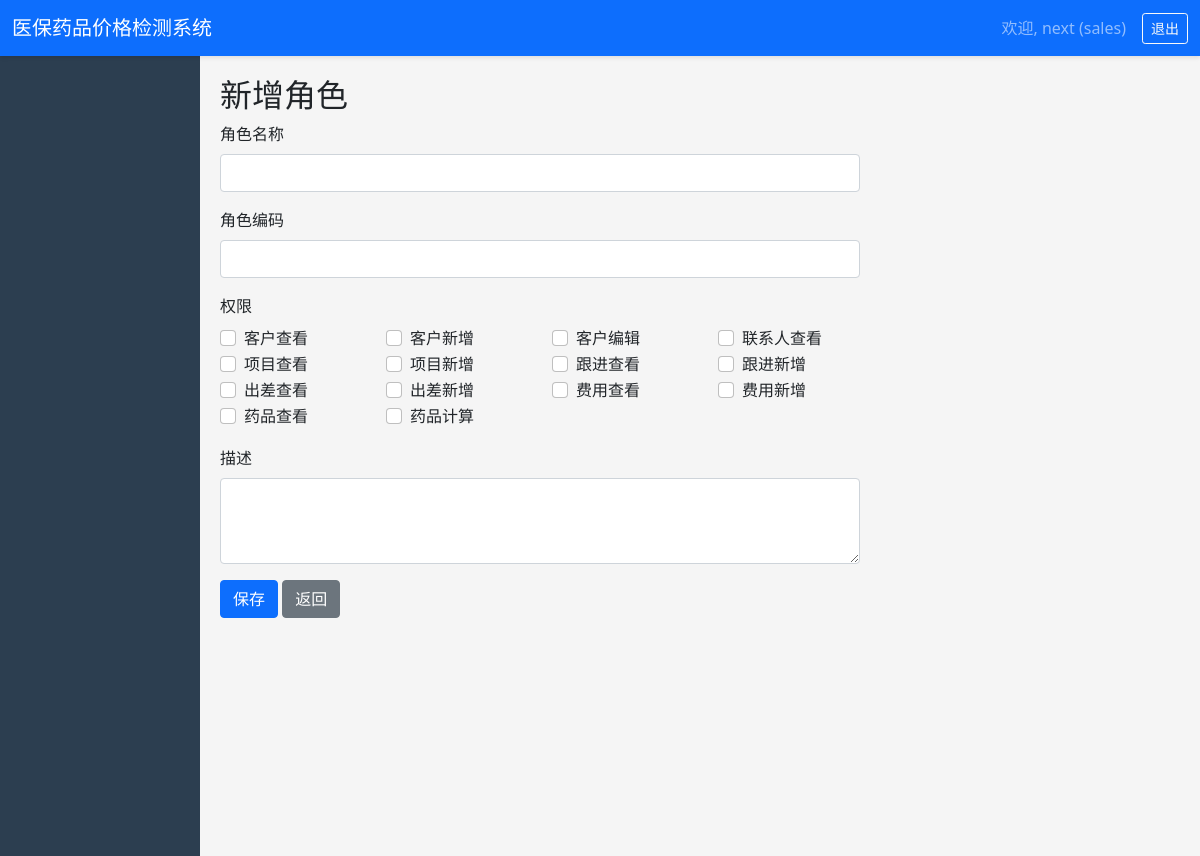
/system/roles/create/ (signed in), run on the app's committed database.
### core/models.py (models this page shows, shortened)
class User(AbstractUser):
    USER_TYPE_CHOICES = [
        ('admin', '系统管理员'),
        ('supervisor', '药事所监督科'),
        ('drug_section', '药事所药品科'),
        ('pharmacy', '药店'),
        ('company', '药企'),
        ('district', '区县医保局'),
    ]
    user_type = models.CharField(max_length=20, choices=USER_TYPE_CHOICES, verbose_name='用户类型')
    phone = models.CharField(max_length=20, blank=True, verbose_name='联系电话')
    department = models.ForeignKey('Department', on_delete=models.SET_NULL, null=True, blank=True, related_name='users')
    organization = models.CharField(max_length=200, blank=True, verbose_name='所属机构')
    medical_insurance_code = models.CharField(max_length=50, blank=True, verbose_name='医保编码')
    class Meta:
        verbose_name = '用户'
        verbose_name_plural = '用户'

class Permission(models.Model):
    name = models.CharField(max_length=50, verbose_name='权限名称')
    code = models.CharField(max_length=50, unique=True, verbose_name='权限编码')
    module = models.CharField(max_length=50, verbose_name='所属模块')
    description = models.TextField(blank=True, verbose_name='描述')
    class Meta:
        verbose_name = '权限'
        verbose_name_plural = '权限'

### core/views.py (the view, shortened to what this page needs)
# urls.py: path('system/roles/create/', v.role_create, name='role_create'),
@login_required
def role_create(request):
    permissions = Permission.objects.all()
    return render(request, 'core/system/role_form.html', {'permissions': permissions})

### templates/core/system/role_form.html (shortened to what this page needs)
{% extends 'core/base.html' %}
{% block content %}
<h2>{% if role %}编辑{% else %}新增{% endif %}角色</h2>
<form method="post" class="col-md-8">
    <div class="mb-3">
        <label class="form-label">角色名称</label>
        <input type="text" name="name" class="form-control" required>
    </div>
    <div class="mb-3">
        <label class="form-label">角色编码</label>
        <input type="text" name="code" class="form-control" required>
    </div>
    <div class="mb-3">
        <label class="form-label">权限</label>
        <div class="row">
            {% for perm in permissions %}
            <div class="col-md-3">
                <div class="form-check">
                    <input class="form-check-input" type="checkbox" name="permissions" value="{{ perm.id }}" id="perm{{ perm.id }}">
                    <label class="form-check-label" for="perm{{ perm.id }}">{{ perm.name }}</label>
                </div>
            </div>
            {% endfor %}
        </div>
    </div>
    <div class="mb-3">
        <label class="form-label">描述</label>
        <textarea name="description" class="form-control" rows="3"></textarea>
    </div>
    <button type="submit" class="btn btn-primary">保存</button>
    <a href="{% url 'role_list' %}" class="btn btn-secondary">返回</a>
</form>
{% endblock %}

### templates/core/base.html (shortened to what this page needs)
<!DOCTYPE html>
<html lang="zh-CN">
<head>
    <link href="https://cdn.jsdelivr.net/npm/bootstrap@5.1.3/dist/css/bootstrap.min.css" rel="stylesheet">
</head>
<body>
    {% if user.is_authenticated %}
    <nav class="navbar navbar-expand-lg navbar-dark bg-primary">
        <div class="container-fluid">
            <a class="navbar-brand" href="{% url 'dashboard' %}">医保药品价格检测系统</a>
            <div class="collapse navbar-collapse">
                <span class="navbar-text me-3">
                    欢迎, {{ user.username }} ({{ user.get_user_type_display }})
                </span>
                <a href="{% url 'logout' %}" class="btn btn-sm btn-outline-light">退出</a>
            </div>
        </div>
    </nav>
    <div class="container-fluid">
        <div class="row">
            <div class="col-md-2 sidebar p-0">
            </div>
            <div class="col-md-10 content">
                {% block content %}{% endblock %}
            </div>
        </div>
    </div>
    {% else %}
    {% block login_content %}{% endblock %}
    {% endif %}
</body>
</html>

### templates/core/base.html (style rules this page uses)
body { background-color: #f5f5f5; }
.sidebar { min-height: 100vh; background: #2c3e50; color: white; }
.content { padding: 20px; }
.navbar { box-shadow: 0 2px 4px rgba(0,0,0,0.1); }

### data on the page
User: username "next", user_type "sales"
Permission: name "客户查看"
Permission: name "客户新增"
Permission: name "客户编辑"
Permission: name "联系人查看"
Permission: name "项目查看"
Permission: name "项目新增"
Permission: name "跟进查看"
Permission: name "跟进新增"
Permission: name "出差查看"
Permission: name "出差新增"
Permission: name "费用查看"
Permission: name "费用新增"
Permission: name "药品查看"
Permission: name "药品计算"
